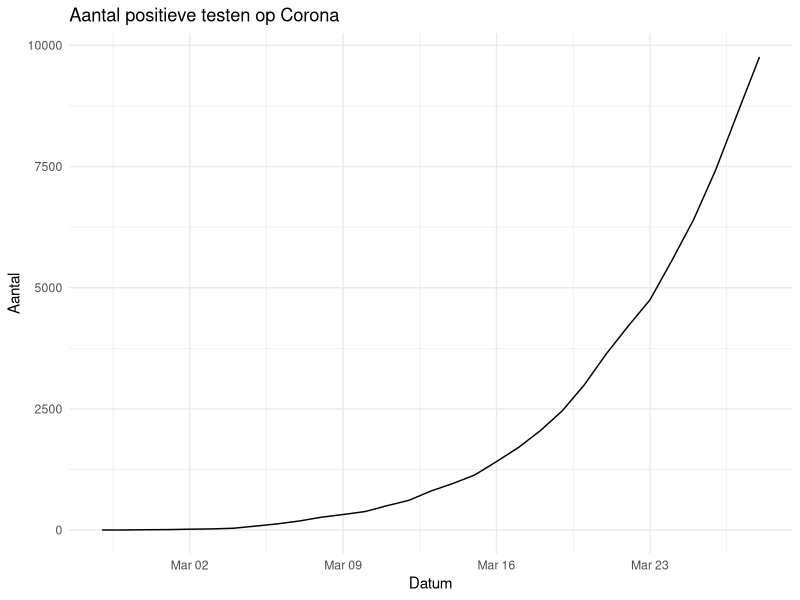

Generate this figure with R: (Note: this script raises an error after producing the figure.)
library(tidyverse)

pdf(NULL)
dir.create("plots")

data = read_csv("data/rivm_corona_in_nl.csv")

data %>%
  group_by(Datum) %>%
  summarise(Aantal=sum(Aantal, na.rm = T)) %>%
  ggplot(aes(Datum, Aantal)) +
    geom_line() + 
    ylim(0, NA) + 
    # xlim(as.Date("2020-02-27"), NA) + 
    theme_minimal() + 
    ggtitle("Aantal positieve testen op Corona") + 
    ggsave("plots/timeline.png", width = 6, height=4)


### Top 10 municipalities

# top 10 municipalities on the most recent day
top_10_municipalities = data %>% 
  arrange(desc(Datum), desc(Aantal)) %>%
  head(10) %>% 
  select(Gemeente)

# make plot
data %>%
  inner_join(top_10_municipalities) %>%
  complete(Gemeente, Datum, fill=list("Aantal"=0)) %>%
  arrange(desc(Datum), desc(Aantal)) %>%
  mutate(Gemeente = factor(Gemeente, levels=pull(top_10_municipalities, Gemeente))) %>%
  ggplot(aes(Datum, Aantal, color=Gemeente)) +
    geom_line() + 
    theme_minimal() + 
    ggtitle("Top 10 gemeentes met meeste corona besmettingen") + 
    ggsave("plots/top_municipalities.png", width = 6, height=4)
